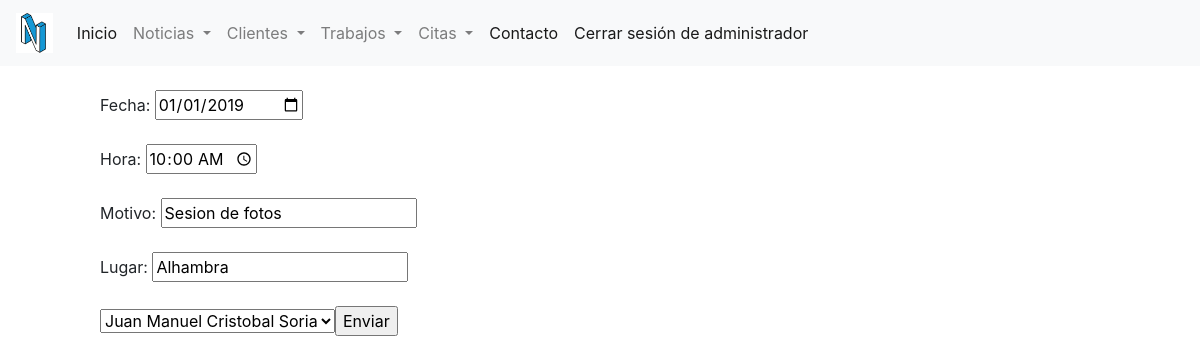
Screenshot of /Citas/modificaCita.php?id=4 (signed in) with the database file from the repository.
### tables this page shows
CREATE TABLE `citas` (
  `id` bigint(20) UNSIGNED NOT NULL,
  `fecha` date NOT NULL,
  `hora` varchar(5) NOT NULL,
  `motivo` varchar(200) NOT NULL,
  `lugar` varchar(35) NOT NULL,
  `id_cliente` bigint(20) NOT NULL
);

CREATE TABLE `clientes` (
  `id` bigint(20) UNSIGNED NOT NULL,
  `nombre` varchar(15) NOT NULL,
  `apellidos` varchar(20) NOT NULL,
  `direccion` varchar(50) NOT NULL,
  `telefono1` varchar(9) NOT NULL,
  `telefono2` varchar(9) DEFAULT NULL,
  `nick` varchar(15) NOT NULL,
  `contraseña` varchar(20) NOT NULL
);

### Citas/modificaCita.php (the view, shortened to what this page needs)
<!DOCTYPE html>
<html>
    <head>
    </head>
    <body>
        <?php
            if(isset($_SESSION['user'])){
                if($_SESSION['user']=='admin'){
                    include('../NavBar/navBarAdmin.php');
                }else{
                    include('../NavBar/navBarClient.php');
                }
            }else{
                header("location: ../Acceder/error.php");
            }
        ?>
        <br>
        <div class="row-10 offset-1">
        <?php
            $db = connectDb();
            if(isset($_GET['id'])){
                $id=$_GET['id'];
                $cita="select * from citas where id=$id";
                $consulta=mysqli_query($db, $cita);
                $array=mysqli_fetch_array($consulta, MYSQLI_ASSOC);
                $queryClient=mysqli_query($db, "SELECT * FROM clientes WHERE id=$array[id_cliente]");
                $datosClient=mysqli_fetch_array($queryClient, MYSQLI_ASSOC);
                $nombre="$datosClient[nombre] $datosClient[apellidos]";
                echo "<form method='post' action='modificaCita.php'>";
                    echo "Fecha: <input type='date' name='fecha' value='$array[fecha]' required><br><br>";
                    echo "Hora: <input type='time' name='hora' value='$array[hora]' required><br><br>";
                    echo "Motivo: <input type='text' name='motivo' value='$array[motivo]'><br><br>";
                    echo "Lugar: <input type='text' name='lugar' value='$array[lugar]' required><br><br>";
                    echo "<select name='cliente' id='choseClient'>";
                        echo "<option value=0>$nombre</option>";
                    echo "<input type='submit' name='update' value='Enviar'>";
                echo "</form>";
            }
        ?>
        </div>
    </body>
</html>

### rows the page displays
citas: fecha "01/01/2019", hora "10:00", motivo "Sesion de fotos", lugar "Alhambra"
clientes: cliente "Juan Manuel Cristobal Soria"
